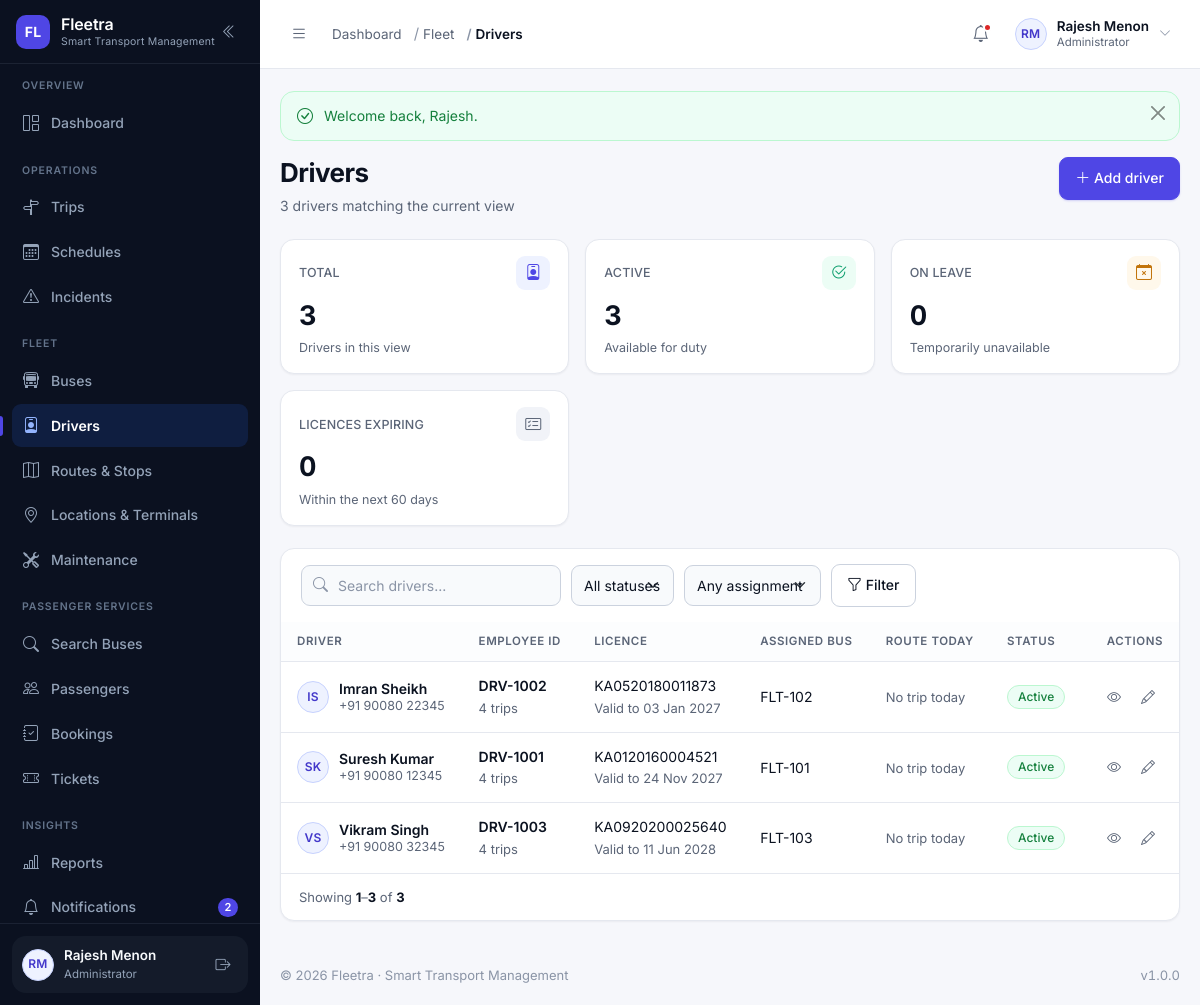
The page /modules/drivers/index.php (signed in) on the database its author committed.
### tables this page shows
CREATE TABLE users (
    id            INT UNSIGNED NOT NULL AUTO_INCREMENT,
    name          VARCHAR(120)  NOT NULL,
    email         VARCHAR(160)  NOT NULL,
    phone         VARCHAR(20)   DEFAULT NULL,
    password      VARCHAR(255)  NOT NULL COMMENT 'password_hash() output — never plain text',
    role          VARCHAR(30)   NOT NULL DEFAULT 'passenger'
                  COMMENT 'admin | manager | dispatcher | driver | passenger (VARCHAR so new roles need no migration)',
    profile_image VARCHAR(255)  DEFAULT NULL,
    status        ENUM('active','inactive','suspended','deleted') NOT NULL DEFAULT 'active',
    last_login    DATETIME      DEFAULT NULL,
    created_at    DATETIME      NOT NULL DEFAULT CURRENT_TIMESTAMP,
    updated_at    DATETIME      NOT NULL DEFAULT CURRENT_TIMESTAMP ON UPDATE CURRENT_TIMESTAMP,
    PRIMARY KEY (id),
    UNIQUE KEY uq_users_email (email),
    KEY idx_users_role (role),
    KEY idx_users_status (status)
);

CREATE TABLE drivers (
    id                INT UNSIGNED NOT NULL AUTO_INCREMENT,
    user_id           INT UNSIGNED NOT NULL,
    employee_id       VARCHAR(20)  NOT NULL,
    license_number    VARCHAR(40)  NOT NULL,
    license_expiry    DATE         NOT NULL,
    date_of_birth     DATE         DEFAULT NULL,
    address           VARCHAR(255) DEFAULT NULL,
    experience_years  TINYINT UNSIGNED NOT NULL DEFAULT 0,
    assigned_bus_id   INT UNSIGNED DEFAULT NULL,
    employment_status ENUM('active','on_leave','suspended','terminated','resigned') NOT NULL DEFAULT 'active',
    joining_date      DATE         DEFAULT NULL,
    created_at        DATETIME     NOT NULL DEFAULT CURRENT_TIMESTAMP,
    updated_at        DATETIME     NOT NULL DEFAULT CURRENT_TIMESTAMP ON UPDATE CURRENT_TIMESTAMP,
    PRIMARY KEY (id),
    UNIQUE KEY uq_drivers_user (user_id),
    UNIQUE KEY uq_drivers_employee (employee_id),
    UNIQUE KEY uq_drivers_license (license_number),
    KEY idx_drivers_status (employment_status),
    KEY idx_drivers_license_expiry (license_expiry),
    CONSTRAINT fk_drivers_user FOREIGN KEY (user_id) REFERENCES users (id) ON DELETE CASCADE,
    CONSTRAINT fk_drivers_bus  FOREIGN KEY (assigned_bus_id) REFERENCES buses (id) ON DELETE SET NULL
);

CREATE TABLE buses (
    id                  INT UNSIGNED NOT NULL AUTO_INCREMENT,
    bus_number          VARCHAR(20)   NOT NULL COMMENT 'Internal Fleetra number, e.g. FLT-101',
    registration_number VARCHAR(30)   NOT NULL,
    manufacturer        VARCHAR(80)   DEFAULT NULL,
    model               VARCHAR(80)   DEFAULT NULL,
    manufacturing_year  SMALLINT UNSIGNED DEFAULT NULL,
    bus_type            ENUM('seater','semi_sleeper','sleeper','ac_seater','ac_sleeper','mini') NOT NULL DEFAULT 'seater',
    capacity            SMALLINT UNSIGNED NOT NULL DEFAULT 0,
    fuel_type           ENUM('diesel','petrol','cng','electric','hybrid') NOT NULL DEFAULT 'diesel',
    current_mileage     DECIMAL(10,2) NOT NULL DEFAULT 0.00 COMMENT 'Odometer reading in km',
    status              ENUM('active','inactive','maintenance') NOT NULL DEFAULT 'active',
    image               VARCHAR(255)  DEFAULT NULL,
    created_at          DATETIME      NOT NULL DEFAULT CURRENT_TIMESTAMP,
    updated_at          DATETIME      NOT NULL DEFAULT CURRENT_TIMESTAMP ON UPDATE CURRENT_TIMESTAMP,
    PRIMARY KEY (id),
    UNIQUE KEY uq_buses_number (bus_number),
    UNIQUE KEY uq_buses_registration (registration_number),
    KEY idx_buses_status (status),
    KEY idx_buses_type (bus_type)
);

### modules/drivers/index.php (the view, shortened to what the rows shown need)
<?php
require_once __DIR__ . '/../../includes/permissions.php';
require_permission('drivers.view');
$canManage = can('drivers.manage');
$search       = get('q');
$statusFilter = get('status');
$assignment   = get('assignment');
$where  = [];
$params = [];
$whereSql = $where === [] ? '' : 'WHERE ' . implode(' AND ', $where);
$total = (int) db_value(
    "SELECT COUNT(*) FROM drivers d JOIN users u ON u.id = d.user_id $whereSql",
    $params,
    0
);
$page = paginate($total, 15);
$drivers = db_all(
    "SELECT d.*, u.name, u.email, u.phone, u.status AS user_status,
            b.bus_number, b.registration_number,
            (SELECT r.route_code
               FROM trips t
               JOIN schedules s ON s.id = t.schedule_id
               JOIN routes r    ON r.id = t.route_id
              WHERE t.driver_id = d.id AND s.schedule_date = CURDATE()
              ORDER BY s.departure_time
              LIMIT 1) AS today_route,
            (SELECT COUNT(*) FROM trips t WHERE t.driver_id = d.id) AS trip_count
       FROM drivers d
       JOIN users u ON u.id = d.user_id
       LEFT JOIN buses b ON b.id = d.assigned_bus_id
       $whereSql
      ORDER BY u.name
      LIMIT {$page['per_page']} OFFSET {$page['offset']}",
    $params
);
$hasFilters = $search !== '' || is_valid_option(employment_status_options(), $statusFilter)
    || in_array($assignment, ['assigned', 'unassigned'], true);
$addButton = $canManage
    ? '<a class="btn btn-primary" href="' . e(url('modules/drivers/create.php')) . '">
           <i class="bi bi-plus-lg" aria-hidden="true"></i> Add driver
       </a>'
    : '';
require __DIR__ . '/../../includes/header.php';
?>
<?= render_page_header(
    'Drivers',
    $total . ' driver' . ($total === 1 ? '' : 's') . ' matching the current view',
    $addButton
) ?>
<div class="card-fl">
    <?php if ($drivers === []): ?>
        <?= empty_state(
            $hasFilters ? 'No drivers match these filters' : 'No drivers registered yet',
            $hasFilters
                ? 'Try a different search term, or clear the filters to see every driver.'
                : 'Add your first driver to assign buses and build schedules.',
            'bi-person-badge',
            $canManage ? $addButton : ''
        ) ?>
    <?php else: ?>
        <div class="table-wrap">
            <table class="table-fl">
                <thead>
                    <tr>
                        <th>Driver</th>
                        <th>Employee ID</th>
                        <th>Licence</th>
                        <th>Assigned bus</th>
                        <th>Route today</th>
                        <th>Status</th>
                        <th class="cell-actions">Actions</th>
                    </tr>
                </thead>
                <tbody>
                    <?php foreach ($drivers as $driver): ?>
                        <?php
                        $expiresSoon = strtotime((string) $driver['license_expiry']) < strtotime('+60 days');
                        $isExpired   = strtotime((string) $driver['license_expiry']) < strtotime('today');
                        ?>
                        <tr>
                            <td>
                                <div class="cell-user">
                                    <span class="avatar avatar--sm" aria-hidden="true"><?= e(initials($driver['name'])) ?></span>
                                    <span class="cell-user__text">
                                        <span class="cell-user__name"><?= e($driver['name']) ?></span>
                                        <span class="cell-user__meta"><?= e($driver['phone'] ?: $driver['email']) ?></span>
                                    </span>
                                </div>
                            </td>
                            <td>
                                <span class="cell-strong"><?= e($driver['employee_id']) ?></span><br>
                                <span class="cell-muted"><?= (int) $driver['trip_count'] ?> trips</span>
                            </td>
                            <td>
                                <?= e($driver['license_number']) ?><br>
                                <span class="cell-muted" style="<?= $isExpired ? 'color:var(--fl-danger);' : ($expiresSoon ? 'color:var(--fl-warning);' : '') ?>">
                                    <?= $isExpired ? 'Expired ' : 'Valid to ' ?><?= e(format_date($driver['license_expiry'], 'd M Y')) ?>
                                </span>
                            </td>
                            <td>
                                <?= $driver['bus_number'] !== null
                                    ? e($driver['bus_number'])
                                    : '<span class="cell-muted">Unassigned</span>' ?>
                            </td>
                            <td>
                                <?= $driver['today_route'] !== null
                                    ? '<span class="chip">' . e($driver['today_route']) . '</span>'
                                    : '<span class="cell-muted">No trip today</span>' ?>
                            </td>
                            <td><?= status_badge($driver['employment_status']) ?></td>
                            <td class="cell-actions">
                                <a class="row-action" href="<?= e(url('modules/drivers/view.php?id=' . (int) $driver['id'])) ?>"
                                   title="View driver" aria-label="View <?= e($driver['name']) ?>">
                                    <i class="bi bi-eye" aria-hidden="true"></i>
                                </a>
                                <?php if ($canManage): ?>
                                    <a class="row-action" href="<?= e(url('modules/drivers/edit.php?id=' . (int) $driver['id'])) ?>"
                                       title="Edit driver" aria-label="Edit <?= e($driver['name']) ?>">
                                        <i class="bi bi-pencil" aria-hidden="true"></i>
                                    </a>
                                <?php endif; ?>
                            </td>
                        </tr>
                    <?php endforeach; ?>
                </tbody>
            </table>
        </div>
    <?php endif; ?>
</div>
<?php require __DIR__ . '/../../includes/footer.php'; ?>

### includes/sidebar.php (shortened to what the rows shown need)
<?php
$navUser        = current_user();
?>
<aside class="sidebar" id="appSidebar" aria-label="Main navigation">
    <div class="sidebar__footer">
        <div class="sidebar-user">
            <a class="sidebar-user__link" href="<?= e(url('profile.php')) ?>" title="Open my profile">
                <?= avatar_markup($navUser, 'sm') ?>
                <span class="sidebar-user__text">
                    <span class="sidebar-user__name"><?= e($navUser['name'] ?? 'Guest') ?></span>
                    <span class="sidebar-user__role"><?= e(role_label(current_role())) ?></span>
                </span>
            </a>
        </div>
    </div>
</aside>

### includes/functions.php (shortened to what the rows shown need)
<?php
require_once __DIR__ . '/../config/database.php';
function url(string $path = ''): string
{
    return BASE_URL . ltrim($path, '/');
}
function e(mixed $value): string
{
    return htmlspecialchars((string) ($value ?? ''), ENT_QUOTES | ENT_SUBSTITUTE, 'UTF-8');
}
function get_int(string $key, int $default = 0, int $min = 0): int
{
    $value = filter_var($_GET[$key] ?? null, FILTER_VALIDATE_INT);
    return $value === false ? $default : max($min, (int) $value);
}
function paginate(int $total, int $perPage = 15, ?int $currentPage = null): array
{
    $perPage     = max(1, $perPage);
    $pages       = max(1, (int) ceil($total / $perPage));
    $currentPage = $currentPage ?? get_int('page', 1, 1);
    $currentPage = min(max(1, $currentPage), $pages);
    $offset      = ($currentPage - 1) * $perPage;
    return [
        'page'     => $currentPage,
        'per_page' => $perPage,
        'total'    => $total,
        'pages'    => $pages,
        'offset'   => $offset,
        'from'     => $total === 0 ? 0 : $offset + 1,
        'to'       => min($offset + $perPage, $total),
    ];
}
function format_date(?string $date, string $format = 'd M Y'): string
{
    $timestamp = strtotime($date);
    return $timestamp ? date($format, $timestamp) : '—';
}
function initials(?string $name): string
{
    $name  = trim((string) $name);
    $parts    = preg_split('/\s+/', $name) ?: [];
    $initials = '';
    foreach ($parts as $part) {
        $initials .= strtoupper(substr($part, 0, 1));
        if (strlen($initials) === 2) {
            break;
        }
    }
    return $initials !== '' ? $initials : 'FL';
}
function labelize(?string $value): string
{
    return ucwords(str_replace(['_', '-'], ' ', (string) $value));
}
function status_variant(?string $status): string
{
    $key = strtolower(str_replace([' ', '-'], '_', (string) $status));
    $map = [
        'active'        => 'success',
        'available'     => 'success',
        'enabled'       => 'success',
        'inactive'      => 'muted',
        'disabled'      => 'muted',
        'retired'       => 'muted',
        'maintenance'   => 'warning',
        'in_service'    => 'warning',
        'scheduled'     => 'info',
        'upcoming'      => 'info',
        'due'           => 'warning',
        'overdue'       => 'danger',
        'in_progress'   => 'info',
        'routine'       => 'muted',
        'repair'        => 'warning',
        'boarding'      => 'info',
        'running'       => 'primary',
        'on_time'       => 'success',
        'delayed'       => 'warning',
        'completed'     => 'success',
        'cancelled'     => 'danger',
        'canceled'      => 'danger',
        'missed'        => 'danger',
        'diverted'      => 'warning',
        'valid'         => 'success',
        'trip'          => 'info',
        'delay'         => 'warning',
        'booking'       => 'primary',
        'emergency'     => 'danger',
        'system'        => 'muted',
        'confirmed'     => 'success',
        'pending'       => 'warning',
        'paid'          => 'success',
        'unpaid'        => 'warning',
        'partial'       => 'warning',
        'failed'        => 'danger',
        'refunded'      => 'muted',
        'expired'       => 'danger',
        'used'          => 'muted',
        'checked_in'    => 'info',
        'no_show'       => 'muted',
        'on_leave'      => 'warning',
        'suspended'     => 'danger',
        'terminated'    => 'danger',
        'resigned'      => 'muted',
        'low'           => 'info',
        'medium'        => 'warning',
        'high'          => 'danger',
        'critical'      => 'danger',
        'open'          => 'warning',
        'investigating' => 'warning',
        'resolved'      => 'success',
        'closed'        => 'muted',
    ];
    return $map[$key] ?? 'muted';
}
function status_badge(?string $status, ?string $label = null): string
{
    $status = (string) $status;
    return '<span class="badge-status badge-' . e(status_variant($status)) . '">'
        . e($label ?? labelize($status)) . '</span>';
}
function upload_url(?string $filename, string $folder): ?string
{
    if (empty($filename)) {
        return null;
    }
    return url('uploads/' . trim($folder, '/') . '/' . $filename);
}
function avatar_markup(?array $user, string $size = 'sm'): string
{
    $name = (string) ($user['name'] ?? '');
    $url  = upload_url($user['profile_image'] ?? null, 'profiles');
    return '<span class="avatar avatar--' . e($size) . '" aria-hidden="true">'
        . e(initials($name)) . '</span>';
}
function render_page_header(string $title, string $subtitle = '', string $actionsHtml = ''): string
{
    $html = '<div class="page-head"><div class="page-head__text">';
    $html .= '<h1 class="page-title">' . e($title) . '</h1>';
    if ($subtitle !== '') {
        $html .= '<p class="page-subtitle">' . e($subtitle) . '</p>';
    }
    $html .= '</div>';
    if ($actionsHtml !== '') {
        $html .= '<div class="page-head__actions">' . $actionsHtml . '</div>';
    }
    return $html . '</div>';
}

### includes/topbar.php (shortened to what the rows shown need)
<?php
$topbarUser     = current_user();
?>
<header class="topbar">
    <div class="topbar__right">
        <div class="dropdown">
            <button class="user-menu" type="button" data-bs-toggle="dropdown"
                    aria-expanded="false" aria-haspopup="true">
                <?= avatar_markup($topbarUser, 'sm') ?>
                <span class="user-menu__text">
                    <span class="user-menu__name"><?= e($topbarUser['name'] ?? 'Guest') ?></span>
                    <span class="user-menu__role"><?= e(role_label(current_role())) ?></span>
                </span>
                <i class="bi bi-chevron-down user-menu__caret" aria-hidden="true"></i>
            </button>
        </div>
    </div>
</header>

### rows shown on the page
users: name "RM RM", name "Rajesh Menon", role "Administrator"
drivers: user.name "IS", user.name "Imran Sheikh", user.phone "+91 90080 22345", employee "DRV-1002", trip_count "4", license_number "KA0520180011873", shows "Valid to", license_expiry "03 Jan 2027", assigned_bus.bus_number "FLT-102", employment_status "Active"
drivers: user.name "SK", user.name "Suresh Kumar", user.phone "+91 90080 12345", employee "DRV-1001", trip_count "4", license_number "KA0120160004521", shows "Valid to", license_expiry "24 Nov 2027", assigned_bus.bus_number "FLT-101", employment_status "Active"
drivers: user.name "VS", user.name "Vikram Singh", user.phone "+91 90080 32345", employee "DRV-1003", trip_count "4", license_number "KA0920200025640", shows "Valid to", license_expiry "11 Jun 2028", assigned_bus.bus_number "FLT-103", employment_status "Active"

### other values the page prints
FLEETRA_NAME "Fleetra"
FLEETRA_TAGLINE "Smart Transport Management"
$group['section'] "OVERVIEW"
$label "Dashboard"
$group['section'] "OPERATIONS"
$label "Trips"
$label "Schedules"
$label "Incidents"
$group['section'] "FLEET"
$label "Buses"
$label "Drivers"
$label "Routes & Stops"
$label "Locations & Terminals"
$label "Maintenance"
$group['section'] "PASSENGER SERVICES"
